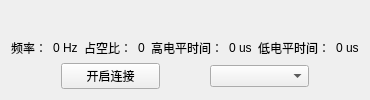
      <widget class="QWidget" name="page_7">
       <layout class="QHBoxLayout" name="horizontalLayout_5">
        <item>
         <layout class="QVBoxLayout" name="verticalLayout_13" stretch="3,0,0">
          <item>
           <widget class="QCustomPlot" name="shuzixinhaoboxing" native="true"/>
          </item>
          <item>
           <layout class="QHBoxLayout" name="horizontalLayout_37">
            <item>
             <widget class="QLabel" name="pinglv">
              <property name="text">
               <string>频率：</string>
              </property>
             </widget>
            </item>
            <item>
             <widget class="QLabel" name="pinglv_in">
              <property name="text">
               <string>0 Hz</string>
              </property>
             </widget>
            </item>
            <item>
             <widget class="QLabel" name="zhankongbi">
              <property name="text">
               <string>占空比：</string>
              </property>
             </widget>
            </item>
            <item>
             <widget class="QLabel" name="zhankongbi_in">
              <property name="text">
               <string>0</string>
              </property>
             </widget>
            </item>
            <item>
             <widget class="QLabel" name="Hvolt_t">
              <property name="text">
               <string>高电平时间：</string>
              </property>
             </widget>
            </item>
            <item>
             <widget class="QLabel" name="Hvolt_t_in">
              <property name="text">
               <string>0 us</string>
              </property>
             </widget>
            </item>
            <item>
             <widget class="QLabel" name="Lvolt_t">
              <property name="text">
               <string>低电平时间：</string>
              </property>
             </widget>
            </item>
            <item>
             <widget class="QLabel" name="Lvolt_t_in">
              <property name="text">
               <string>0 us</string>
              </property>
             </widget>
            </item>
           </layout>
          </item>
          <item>
           <layout class="QHBoxLayout" name="horizontalLayout_2" stretch="1,1">
            <property name="spacing">
             <number>50</number>
            </property>
            <property name="sizeConstraint">
             <enum>QLayout::SetDefaultConstraint</enum>
            </property>
            <property name="leftMargin">
             <number>50</number>
            </property>
            <property name="rightMargin">
             <number>50</number>
            </property>
            <item>
             <widget class="QPushButton" name="pushButton_2">
              <property name="text">
               <string>开启连接</string>
              </property>
              <property name="checkable">
               <bool>true</bool>
              </property>
              <property name="autoDefault">
               <bool>false</bool>
              </property>
              <property name="default">
               <bool>false</bool>
              </property>
              <property name="flat">
               <bool>false</bool>
              </property>
             </widget>
            </item>
            <item>
             <widget class="QComboBox" name="comboBox"/>
            </item>
           </layout>
          </item>
         </layout>
        </item>
       </layout>
      </widget>
